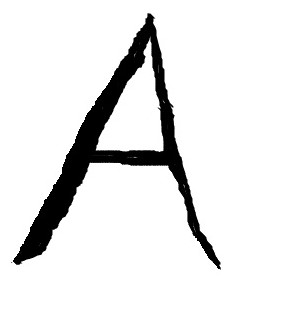
#> input picture HandwritingRecognition/A.jpg, 293 x 313 px, given in place of the camera
$ python All_Colors.py
#> lines starting #> are read from the running program, lines starting #| are printed output that depends on the picture; after the words box and inside, x2 and y2 are one past the last pixel; in counts of white or black regions, pixels touching at a corner belong together
import numpy as np
import cv2

window_name = "Window"
interframe_wait_ms=10
# Capturing video through webcam
webcam = cv2.VideoCapture(0, cv2.CAP_DSHOW)
cv2.namedWindow(window_name, cv2.WND_PROP_FULLSCREEN)
cv2.setWindowProperty(window_name, cv2.WND_PROP_FULLSCREEN, cv2.WINDOW_FULLSCREEN)
# Start a while loop
while 1:

    # Reading the video from the
    # webcam in image frames
    _, imageFrame = webcam.read()# _, is used to skip the first value of list or tuple....see t.py for clarity
#> imageFrame is the input picture: shape (313, 293, 3); min 0, max 255, mean 230

    # Convert the imageFrame in
    # BGR(RGB color space) to
    # HSV(hue-saturation-value)
    # color space
    hsvFrame = cv2.cvtColor(imageFrame, cv2.COLOR_BGR2HSV)
#> hsvFrame: shape (313, 293, 3); mean H, S, V 0, 0, 230

    # Set range for gray color and
    # define mask
    gray_lower = np.array([0, 0, 70], np.uint8)#remember BGR
    gray_upper = np.array([170, 10, 170], np.uint8)
    gray_mask = cv2.inRange(hsvFrame, gray_lower, gray_upper)
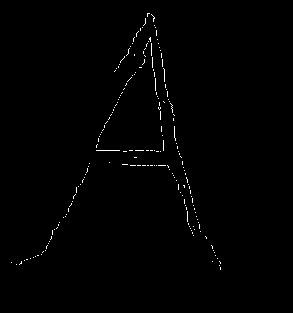
#> gray_mask: shape (313, 293); 0.65% white in thin lines or dots, all inside (x1, y1, x2, y2) = (11, 13, 221, 270)

    # Set range for black color and
    # define mask
    black_lower = np.array([0, 0, 0], np.uint8)  # remember BGR
    black_upper = np.array([0, 0, 255], np.uint8)
    black_mask = cv2.inRange(hsvFrame, black_lower, black_upper)
#> black_mask: shape (313, 293); every value is 255

    # Set range for white color and
    # define mask
    white_lower = np.array([0, 0, 230], np.uint8)  # remember BGR
    white_upper = np.array([70, 0, 255], np.uint8)
    white_mask = cv2.inRange(hsvFrame, white_lower, white_upper)
#> white_mask: shape (313, 293); 89.8% white; 1 black region, box (x1, y1, x2, y2) and area: (11, 13, 221, 270) 9373

    # Set range for yellow color and
    # define mask
    yellow_lower = np.array([30, 50, 175], np.uint8)  # remember BGR
    yellow_upper = np.array([34,170,255], np.uint8)
    yellow_mask = cv2.inRange(hsvFrame, yellow_lower, yellow_upper)
#> yellow_mask: shape (313, 293); every value is 0

    # Set range for red color and
    # define mask
    red_lower = np.array([175, 85, 175], np.uint8)
    red_upper = np.array([180, 255, 205], np.uint8)
    red_mask = cv2.inRange(hsvFrame, red_lower, red_upper)

    # Set range for green color and
    # define mask
    green_lower = np.array([50, 105, 85], np.uint8)
    green_upper = np.array([85, 255, 255], np.uint8)
    green_mask = cv2.inRange(hsvFrame, green_lower, green_upper)

    # Set range for blue color and
    # define mask
    blue_lower = np.array([94, 120, 120], np.uint8)
    blue_upper = np.array([102, 255, 255], np.uint8)
    blue_mask = cv2.inRange(hsvFrame, blue_lower, blue_upper)

    # Set range for violet color and
    # define mask
    violet_lower = np.array([130, 60, 111], np.uint8)
    violet_upper = np.array([140, 255, 255], np.uint8)
    violet_mask = cv2.inRange(hsvFrame, violet_lower, violet_upper)

    # Set range for orange color and
    # define mask
    orange_lower = np.array([12, 180, 230], np.uint8)
    orange_upper = np.array([20, 220, 255], np.uint8)
    orange_mask = cv2.inRange(hsvFrame, orange_lower, orange_upper)

    # Set range for brown color and
    # define mask
    brown_lower = np.array([0, 100, 10], np.uint8)
    brown_upper = np.array([10, 220, 110], np.uint8)
    brown_mask = cv2.inRange(hsvFrame, brown_lower, brown_upper)


    kernel = np.ones((5, 5), "uint8")

    # For gray color
    gray_mask = cv2.dilate(gray_mask, kernel)
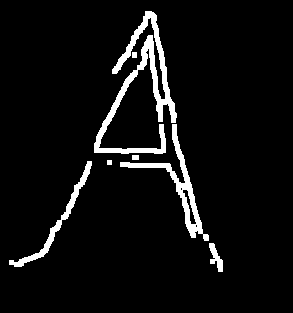
#> gray_mask: shape (313, 293); 5.7% white; 7 white regions, largest, box (x1, y1, x2, y2) and area: (94, 11, 177, 154) 2755, (120, 124, 209, 241) 1372, (9, 161, 92, 267) 808
    res_gray = cv2.bitwise_and(imageFrame, imageFrame,
                              mask=gray_mask)

    # For black color
    black_mask = cv2.dilate(black_mask, kernel)
    res_black = cv2.bitwise_and(imageFrame, imageFrame,
                               mask=black_mask)

    # For white color
    white_mask = cv2.dilate(white_mask, kernel)
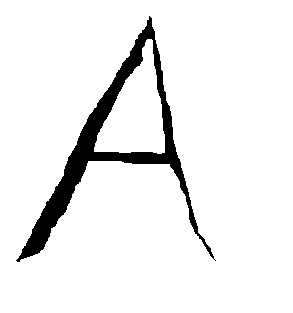
#> white_mask: shape (313, 293); 93% white; 1 black region
    res_white = cv2.bitwise_and(imageFrame, imageFrame,
                                mask=white_mask)

    # For yellow color
    yellow_mask = cv2.dilate(yellow_mask, kernel)
    res_yellow = cv2.bitwise_and(imageFrame, imageFrame,
                                mask=yellow_mask)
#> res_yellow: shape (313, 293, 3); every value is 0
    # For red color
    red_mask = cv2.dilate(red_mask, kernel)
    res_red = cv2.bitwise_and(imageFrame, imageFrame,
                              mask=red_mask)

    # For green color
    green_mask = cv2.dilate(green_mask, kernel)
    res_green = cv2.bitwise_and(imageFrame, imageFrame,
                                mask=green_mask)

    # For blue color
    blue_mask = cv2.dilate(blue_mask, kernel)
    res_blue = cv2.bitwise_and(imageFrame, imageFrame,
                               mask=blue_mask)

    # For violet color
    violet_mask = cv2.dilate(violet_mask, kernel)
    res_violet = cv2.bitwise_and(imageFrame, imageFrame,
                               mask=violet_mask)

    # For orange color
    orange_mask = cv2.dilate(orange_mask, kernel)
    res_orange = cv2.bitwise_and(imageFrame, imageFrame,
                               mask=orange_mask)

    # For brown color
    brown_mask = cv2.dilate(brown_mask, kernel)
    res_brown = cv2.bitwise_and(imageFrame, imageFrame,
                                 mask=brown_mask)


    # Creating contour to track gray color
    contours, hierarchy = cv2.findContours(gray_mask,
                                           cv2.RETR_TREE,
                                           cv2.CHAIN_APPROX_SIMPLE)
#> contours = 10 contours, 3 with area under 20; largest, box (x1, y1, x2, y2) and area: (94, 11, 177, 154) 2281, (120, 124, 209, 241) 1278, (9, 161, 92, 267) 664, (209, 243, 223, 272) 156, (182, 189, 197, 225) 150, (132, 155, 139, 160) 24, (132, 52, 137, 58) 20

    for pic, contour in enumerate(contours):
        area = cv2.contourArea(contour)
        if area > 300:
            x, y, w, h = cv2.boundingRect(contour)
            imageFrame = cv2.rectangle(imageFrame, (x, y),
                                       (x + w, y + h),
                                       (128, 128, 128), 2)

            cv2.putText(imageFrame, "Gray", (x, y),
                        cv2.FONT_HERSHEY_SIMPLEX, 1.0,
                        (128, 128, 128))
#> this loop made 10 passes
#> (area, x, y, w, h) on passes 2, 5, 10: (664.5, 9, 161, 83, 106), (1278.5, 120, 124, 89, 117), (2281, 94, 11, 83, 143)
#> area on passes 1, 7: 156, 149.5
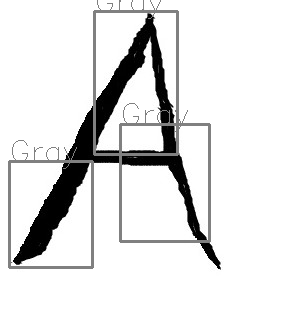
#> imageFrame: shape (313, 293, 3); min 0, max 255, mean 226.2

    # Creating contour to track black color
    contours, hierarchy = cv2.findContours(black_mask,
                                                cv2.RETR_TREE,
                                                cv2.CHAIN_APPROX_SIMPLE)
#> contours = [[[0, 0], [0, 312], [292, 312], [292, 0]]]

    for pic, contour in enumerate(contours):
        area = cv2.contourArea(contour)
        if area > 300:
            x, y, w, h = cv2.boundingRect(contour)
            imageFrame = cv2.rectangle(imageFrame, (x, y),
                                        (x + w, y + h),
                                        (0, 0, 0), 2)

            cv2.putText(imageFrame, "Black", (x, y),
                        cv2.FONT_HERSHEY_SIMPLEX, 1.0,
                        (0, 0, 0))
#> this loop made 1 pass
#> (pic, contour, area, x, y, w, h) on pass 1: (0, [[0, 0], [0, 312], [292, 312], [292, 0]], 91104, 0, 0, 293, 313)
#> pass 1, `imageFrame = cv2.rectangle(imageFrame, (x, y), (x + w, y + h), (0, 0, ..`:
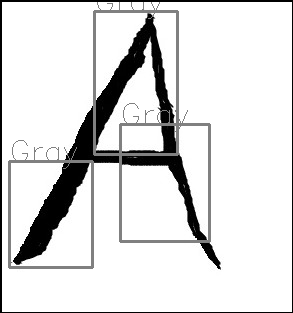
#> imageFrame: shape (313, 293, 3); 1.97% of pixels changed, all inside (x1, y1, x2, y2) = (0, 0, 293, 313)
    # Creating contour to track white color
    contours, hierarchy = cv2.findContours(white_mask,
                                               cv2.RETR_TREE,
                                               cv2.CHAIN_APPROX_SIMPLE)
#> contours = 5 contours, 2 with area under 20; largest, box (x1, y1, x2, y2) and area: (0, 0, 293, 313) 91104, (15, 15, 215, 263) 11298, (94, 39, 165, 154) 4373

    for pic, contour in enumerate(contours):
        area = cv2.contourArea(contour)
        if area > 300:
            x, y, w, h = cv2.boundingRect(contour)
            imageFrame = cv2.rectangle(imageFrame, (x, y),
                                           (x + w, y + h),
                                           (255, 180, 255), 2)

            cv2.putText(imageFrame, "White", (x, y),
                            cv2.FONT_HERSHEY_SIMPLEX, 1.0,
                            (255,180, 255))
#> this loop made 5 passes
#> (contour, area, x, y, w, h) on pass 1: ([[0, 0], [0, 312], [292, 312], [292, 0]], 91104, 0, 0, 293, 313)
#> (area, x, y, w, h) on passes 4 to 5: (11297.5, 15, 15, 200, 248), (4373, 94, 39, 71, 115)
#> pass 1, `imageFrame = cv2.rectangle(imageFrame, (x, y), (x + w, y + h), (255, 1..`:
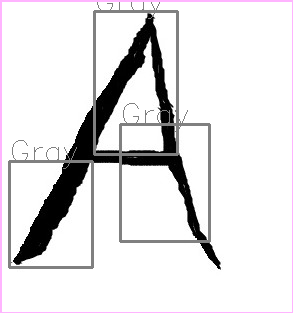
#> imageFrame: shape (313, 293, 3); 1.97% of pixels changed, all inside (x1, y1, x2, y2) = (0, 0, 293, 313)
#> after the loop:
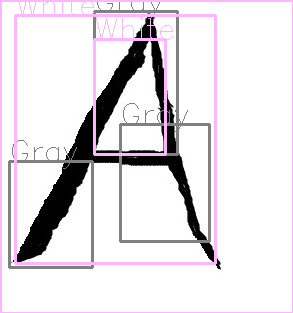
#> imageFrame: shape (313, 293, 3); 4.5% of pixels changed, all inside (x1, y1, x2, y2) = (14, 2, 217, 265)
    # Creating contour to track yellow color
    contours, hierarchy = cv2.findContours(yellow_mask,
                                               cv2.RETR_TREE,
                                               cv2.CHAIN_APPROX_SIMPLE)
#> contours = []

    for pic, contour in enumerate(contours):
        area = cv2.contourArea(contour)
        if area > 300:
            x, y, w, h = cv2.boundingRect(contour)
            imageFrame = cv2.rectangle(imageFrame, (x, y),
                                           (x + w, y + h),
                                           (0, 255, 255), 2)

            cv2.putText(imageFrame, "Yellow", (x, y),
                            cv2.FONT_HERSHEY_SIMPLEX, 1.0,
                            (0, 255, 255))
#> this loop made 0 passes


    # Creating contour to track red color
    contours, hierarchy = cv2.findContours(red_mask,
                                           cv2.RETR_TREE,
                                           cv2.CHAIN_APPROX_SIMPLE)

    for pic, contour in enumerate(contours):
        area = cv2.contourArea(contour)
        if area > 300:
            x, y, w, h = cv2.boundingRect(contour)
            imageFrame = cv2.rectangle(imageFrame, (x, y),
                                       (x + w, y + h),
                                       (0, 0, 255), 2)

            cv2.putText(imageFrame, "Red", (x, y),
                        cv2.FONT_HERSHEY_SIMPLEX, 1.0,
                        (0, 0, 255))

    # Creating contour to track green color
    contours, hierarchy = cv2.findContours(green_mask,
                                           cv2.RETR_TREE,
                                           cv2.CHAIN_APPROX_SIMPLE)

    for pic, contour in enumerate(contours):
        area = cv2.contourArea(contour)
        if area > 300:
            x, y, w, h = cv2.boundingRect(contour)
            imageFrame = cv2.rectangle(imageFrame, (x, y),
                                       (x + w, y + h),
                                       (0, 255, 0), 2)

            cv2.putText(imageFrame, "Green", (x, y),
                        cv2.FONT_HERSHEY_SIMPLEX,
                        1.0, (0, 255, 0))

    # Creating contour to track blue color
    contours, hierarchy = cv2.findContours(blue_mask,
                                           cv2.RETR_TREE,
                                           cv2.CHAIN_APPROX_SIMPLE)
    for pic, contour in enumerate(contours):
        area = cv2.contourArea(contour)
        if area > 300:
            x, y, w, h = cv2.boundingRect(contour)
            imageFrame = cv2.rectangle(imageFrame, (x, y),
                                       (x + w, y + h),
                                       (255, 0, 0), 2)

            cv2.putText(imageFrame, "Blue", (x, y),
                        cv2.FONT_HERSHEY_SIMPLEX,
                        1.0, (255, 0, 0))

    # Creating contour to track violet color
    contours, hierarchy = cv2.findContours(violet_mask,
                                               cv2.RETR_TREE,
                                               cv2.CHAIN_APPROX_SIMPLE)
    for pic, contour in enumerate(contours):
        area = cv2.contourArea(contour)
        if area > 300:
            x, y, w, h = cv2.boundingRect(contour)
            imageFrame = cv2.rectangle(imageFrame, (x, y),
                                           (x + w, y + h),
                                           (255, 0, 143), 2)

            cv2.putText(imageFrame, "Violet", (x, y),
                            cv2.FONT_HERSHEY_SIMPLEX,
                            1.0, (255, 0, 143))

    # Creating contour to track orange color
    contours, hierarchy = cv2.findContours(orange_mask,
                                               cv2.RETR_TREE,
                                               cv2.CHAIN_APPROX_SIMPLE)
    for pic, contour in enumerate(contours):
        area = cv2.contourArea(contour)
        if area > 300:
            x, y, w, h = cv2.boundingRect(contour)
            imageFrame = cv2.rectangle(imageFrame, (x, y),
                                           (x + w, y + h),
                                           (0, 140, 255), 2)

            cv2.putText(imageFrame, "Orange", (x, y),
                            cv2.FONT_HERSHEY_SIMPLEX,
                            1.0, (0, 140, 255))

    # Creating contour to track brown color
    contours, hierarchy = cv2.findContours(brown_mask,
                                               cv2.RETR_TREE,
                                               cv2.CHAIN_APPROX_SIMPLE)
    for pic, contour in enumerate(contours):
        area = cv2.contourArea(contour)
        if area > 300:
            x, y, w, h = cv2.boundingRect(contour)
            imageFrame = cv2.rectangle(imageFrame, (x, y),
                                           (x + w, y + h),
                                           (140, 161, 210), 2)

            cv2.putText(imageFrame, "Brown/Skin", (x, y),
                            cv2.FONT_HERSHEY_SIMPLEX,
                            1.0, (140, 161, 210))

    # Program Termination
    cv2.imshow(window_name, imageFrame)
    if cv2.waitKey(interframe_wait_ms) & 0xFF == ord('q'):
#> (key q is pressed here)
        webcam.release()
        cv2.destroyAllWindows()
        break
